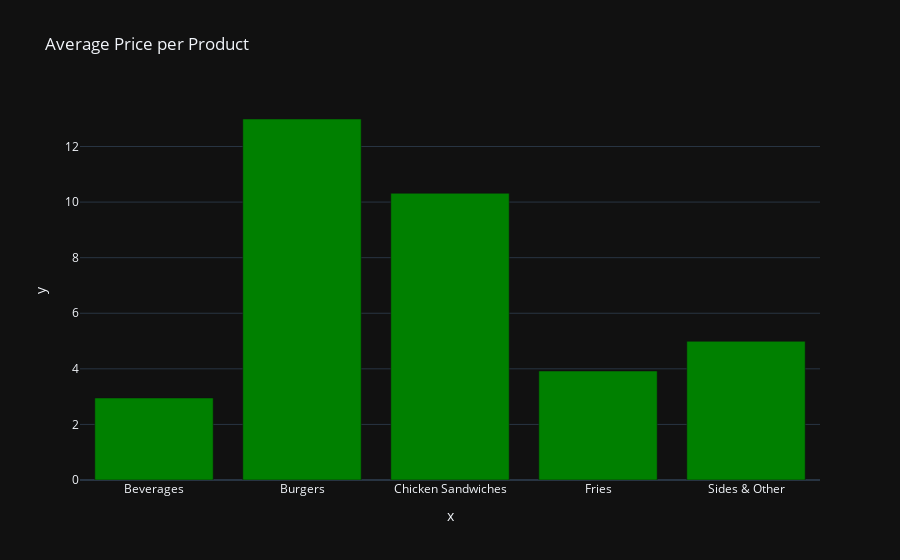

Write notebook code for a chart like this one.
### Code cell
avg_price = df.groupby('Product')['Price per unit'].mean()
fig_price = px.bar(avg_price, x=avg_price.index, y=avg_price.values,  title='Average Price per Product', color_discrete_sequence=['green'])
fig_price.show()

### Figure 1 — Plotly figure (JSON) as saved in the notebook; plotly's stock layout.template omitted (floating-point values rounded to 4 significant figures)
{"data": [{"hovertemplate": "x=%{x}<br>y=%{y}<extra></extra>", "legendgroup": "", "marker": {"color": "green", "pattern": {"shape": ""}}, "name": "", "orientation": "v", "showlegend": false, "textposition": "auto", "x": ["Beverages", "Burgers", "Chicken Sandwiches", "Fries", "Sides & Other"], "xaxis": "x", "y": [2.95, 12.99, 10.32, 3.922, 4.99], "yaxis": "y", "type": "bar"}], "layout": {"xaxis": {"anchor": "y", "domain": [0.0, 1.0], "title": {"text": "x"}}, "yaxis": {"anchor": "x", "domain": [0.0, 1.0], "title": {"text": "y"}}, "legend": {"tracegroupgap": 0}, "title": {"text": "Average Price per Product"}, "barmode": "relative"}}
